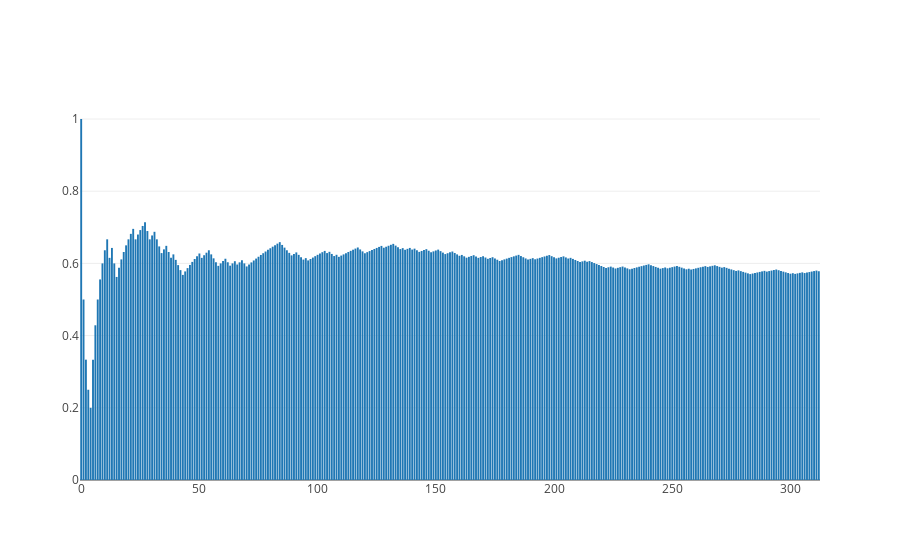

The notebook cell this image was saved under:
### Code cell
data = [go.Bar(x=df.index, y = df[0])]
py.iplot(data, filename='prob/experiment')

### Figure 1 — Plotly figure (JSON) as saved in the notebook; plotly's stock layout.template omitted (floating-point values rounded to 4 significant figures; data arrays with more than 128 entries replaced by an {"elided": "..."} marker saying what was removed)
{"data": [{"type": "bar", "uid": "4bad237a-c0a3-11e8-804c-0c4de9c1987e", "x": {"elided": "313 int values"}, "y": {"elided": "313 float values"}}], "layout": {}}
